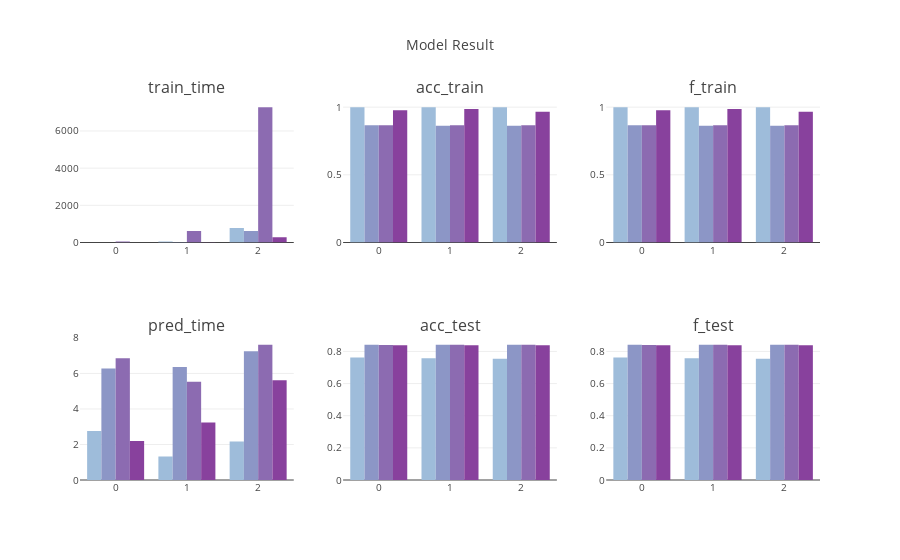

Notebook code for this chart:
### Code cell
# Run metrics visualization for the supervised learning models chosen
evaluate(results)

### Figure 1 — Plotly figure (JSON) as saved in the notebook; plotly's stock layout.template omitted (floating-point values rounded to 4 significant figures)
{"data": [{"marker": {"color": "rgb(158,188,218)"}, "name": "DecisionTreeClassifier", "showlegend": true, "type": "bar", "uid": "09e9d180-7f75-4fcf-b104-fd7c8c087ad4", "x": [0, 1, 2], "xaxis": "x", "y": [3.337, 55.86, 781.6], "yaxis": "y"}, {"marker": {"color": "rgb(140,150,198)"}, "name": "AdaBoostClassifier", "showlegend": true, "type": "bar", "uid": "3f2542a7-0b48-4bf6-8fc0-a1a4044af545", "x": [0, 1, 2], "xaxis": "x", "y": [2.324, 26.05, 613.7], "yaxis": "y"}, {"marker": {"color": "rgb(140,107,177)"}, "name": "GradientBoostingClassifier", "showlegend": true, "type": "bar", "uid": "46e059e2-a8e8-4176-8fa4-bb9afa3fc915", "x": [0, 1, 2], "xaxis": "x", "y": [48.03, 617.4, 7283.0], "yaxis": "y"}, {"marker": {"color": "rgb(136,65,157)"}, "name": "RandomForestClassifier", "showlegend": true, "type": "bar", "uid": "34788350-db2d-44a5-88bf-859c39d4da59", "x": [0, 1, 2], "xaxis": "x", "y": [0.8287, 16.82, 285.2], "yaxis": "y"}, {"marker": {"color": "rgb(158,188,218)"}, "name": "DecisionTreeClassifier", "showlegend": true, "type": "bar", "uid": "c3e5ea5d-9b97-455a-a33d-bb060f7c94cc", "x": [0, 1, 2], "xaxis": "x2", "y": [1, 1, 1], "yaxis": "y2"}, {"marker": {"color": "rgb(140,150,198)"}, "name": "AdaBoostClassifier", "showlegend": true, "type": "bar", "uid": "a55dfb21-5f9d-4ce3-9f31-47df107b87b4", "x": [0, 1, 2], "xaxis": "x2", "y": [0.8667, 0.8633, 0.8633], "yaxis": "y2"}, {"marker": {"color": "rgb(140,107,177)"}, "name": "GradientBoostingClassifier", "showlegend": true, "type": "bar", "uid": "89acf7fe-f7b6-4131-b9b9-7b6168beafa4", "x": [0, 1, 2], "xaxis": "x2", "y": [0.8667, 0.8667, 0.8667], "yaxis": "y2"}, {"marker": {"color": "rgb(136,65,157)"}, "name": "RandomForestClassifier", "showlegend": true, "type": "bar", "uid": "8b42c383-7a87-4723-af55-824dd4120a6d", "x": [0, 1, 2], "xaxis": "x2", "y": [0.9767, 0.9867, 0.9667], "yaxis": "y2"}, {"marker": {"color": "rgb(158,188,218)"}, "name": "DecisionTreeClassifier", "showlegend": true, "type": "bar", "uid": "edc2aa63-038d-45c7-a824-9deae388e2b9", "x": [0, 1, 2], "xaxis": "x3", "y": [1, 1, 1], "yaxis": "y3"}, {"marker": {"color": "rgb(140,150,198)"}, "name": "AdaBoostClassifier", "showlegend": true, "type": "bar", "uid": "b4e1a0e8-ac2f-4b13-8831-72960f66f36e", "x": [0, 1, 2], "xaxis": "x3", "y": [0.8667, 0.8633, 0.8633], "yaxis": "y3"}, {"marker": {"color": "rgb(140,107,177)"}, "name": "GradientBoostingClassifier", "showlegend": true, "type": "bar", "uid": "aeb107c4-6d35-48d9-b00f-0987a8ccbae5", "x": [0, 1, 2], "xaxis": "x3", "y": [0.8667, 0.8667, 0.8667], "yaxis": "y3"}, {"marker": {"color": "rgb(136,65,157)"}, "name": "RandomForestClassifier", "showlegend": true, "type": "bar", "uid": "b78a8cee-2386-4a8a-9ca3-cec06790057e", "x": [0, 1, 2], "xaxis": "x3", "y": [0.9767, 0.9867, 0.9667], "yaxis": "y3"}, {"marker": {"color": "rgb(158,188,218)"}, "name": "DecisionTreeClassifier", "showlegend": true, "type": "bar", "uid": "51fd9473-3b72-4800-a8bc-a6ccca03d678", "x": [0, 1, 2], "xaxis": "x4", "y": [2.755, 1.33, 2.166], "yaxis": "y4"}, {"marker": {"color": "rgb(140,150,198)"}, "name": "AdaBoostClassifier", "showlegend": true, "type": "bar", "uid": "be9197f5-e225-4bb0-9593-238b603971bb", "x": [0, 1, 2], "xaxis": "x4", "y": [6.285, 6.359, 7.25], "yaxis": "y4"}, {"marker": {"color": "rgb(140,107,177)"}, "name": "GradientBoostingClassifier", "showlegend": true, "type": "bar", "uid": "c03c2016-8d97-40da-92a6-ca553f6f7b9a", "x": [0, 1, 2], "xaxis": "x4", "y": [6.853, 5.538, 7.623], "yaxis": "y4"}, {"marker": {"color": "rgb(136,65,157)"}, "name": "RandomForestClassifier", "showlegend": true, "type": "bar", "uid": "0a0f4aca-bf0a-4ca1-9ec1-b387541bdd04", "x": [0, 1, 2], "xaxis": "x4", "y": [2.2, 3.239, 5.612], "yaxis": "y4"}, {"marker": {"color": "rgb(158,188,218)"}, "name": "DecisionTreeClassifier", "showlegend": true, "type": "bar", "uid": "2a343e00-bdf4-44b3-8cac-a338f258f292", "x": [0, 1, 2], "xaxis": "x5", "y": [0.7619, 0.7571, 0.7544], "yaxis": "y5"}, {"marker": {"color": "rgb(140,150,198)"}, "name": "AdaBoostClassifier", "showlegend": true, "type": "bar", "uid": "2d7cf815-83df-441b-89bc-aeb9dd5c65f9", "x": [0, 1, 2], "xaxis": "x5", "y": [0.8408, 0.8417, 0.842], "yaxis": "y5"}, {"marker": {"color": "rgb(140,107,177)"}, "name": "GradientBoostingClassifier", "showlegend": true, "type": "bar", "uid": "57af1f42-52fd-45d9-8483-63f2d7696028", "x": [0, 1, 2], "xaxis": "x5", "y": [0.8402, 0.842, 0.8423], "yaxis": "y5"}, {"marker": {"color": "rgb(136,65,157)"}, "name": "RandomForestClassifier", "showlegend": true, "type": "bar", "uid": "144560bf-5642-424d-9cab-60bbb7ba7d52", "x": [0, 1, 2], "xaxis": "x5", "y": [0.8391, 0.8386, 0.8382], "yaxis": "y5"}, {"marker": {"color": "rgb(158,188,218)"}, "name": "DecisionTreeClassifier", "showlegend": true, "type": "bar", "uid": "b493d544-db4f-4e49-853e-d0b8df1d100a", "x": [0, 1, 2], "xaxis": "x6", "y": [0.7619, 0.7571, 0.7544], "yaxis": "y6"}, {"marker": {"color": "rgb(140,150,198)"}, "name": "AdaBoostClassifier", "showlegend": true, "type": "bar", "uid": "beaa4134-00a4-46dd-b09b-9f697e5ebac0", "x": [0, 1, 2], "xaxis": "x6", "y": [0.8408, 0.8417, 0.842], "yaxis": "y6"}, {"marker": {"color": "rgb(140,107,177)"}, "name": "GradientBoostingClassifier", "showlegend": true, "type": "bar", "uid": "1113b428-5691-4394-b360-f188f2392e26", "x": [0, 1, 2], "xaxis": "x6", "y": [0.8402, 0.842, 0.8423], "yaxis": "y6"}, {"marker": {"color": "rgb(136,65,157)"}, "name": "RandomForestClassifier", "showlegend": true, "type": "bar", "uid": "9aed09e2-530e-4e1e-9cdd-4d98bebeaeaa", "x": [0, 1, 2], "xaxis": "x6", "y": [0.8391, 0.8386, 0.8382], "yaxis": "y6"}], "layout": {"annotations": [{"font": {"size": 16}, "showarrow": false, "text": "train_time", "x": 0.1444, "xanchor": "center", "xref": "paper", "y": 1, "yanchor": "bottom", "yref": "paper"}, {"font": {"size": 16}, "showarrow": false, "text": "acc_train", "x": 0.5, "xanchor": "center", "xref": "paper", "y": 1, "yanchor": "bottom", "yref": "paper"}, {"font": {"size": 16}, "showarrow": false, "text": "f_train", "x": 0.8556, "xanchor": "center", "xref": "paper", "y": 1, "yanchor": "bottom", "yref": "paper"}, {"font": {"size": 16}, "showarrow": false, "text": "pred_time", "x": 0.1444, "xanchor": "center", "xref": "paper", "y": 0.375, "yanchor": "bottom", "yref": "paper"}, {"font": {"size": 16}, "showarrow": false, "text": "acc_test", "x": 0.5, "xanchor": "center", "xref": "paper", "y": 0.375, "yanchor": "bottom", "yref": "paper"}, {"font": {"size": 16}, "showarrow": false, "text": "f_test", "x": 0.8556, "xanchor": "center", "xref": "paper", "y": 0.375, "yanchor": "bottom", "yref": "paper"}], "font": {"size": 10}, "showlegend": false, "title": {"text": "Model Result"}, "xaxis": {"anchor": "y", "automargin": true, "domain": [0, 0.2889], "nticks": 36, "ticks": ""}, "xaxis2": {"anchor": "y2", "domain": [0.3556, 0.6444]}, "xaxis3": {"anchor": "y3", "domain": [0.7111, 1]}, "xaxis4": {"anchor": "y4", "domain": [0, 0.2889]}, "xaxis5": {"anchor": "y5", "domain": [0.3556, 0.6444]}, "xaxis6": {"anchor": "y6", "domain": [0.7111, 1]}, "yaxis": {"anchor": "x", "automargin": true, "domain": [0.625, 1], "ticks": ""}, "yaxis2": {"anchor": "x2", "domain": [0.625, 1]}, "yaxis3": {"anchor": "x3", "domain": [0.625, 1]}, "yaxis4": {"anchor": "x4", "domain": [0, 0.375]}, "yaxis5": {"anchor": "x5", "domain": [0, 0.375]}, "yaxis6": {"anchor": "x6", "domain": [0, 0.375]}}}
